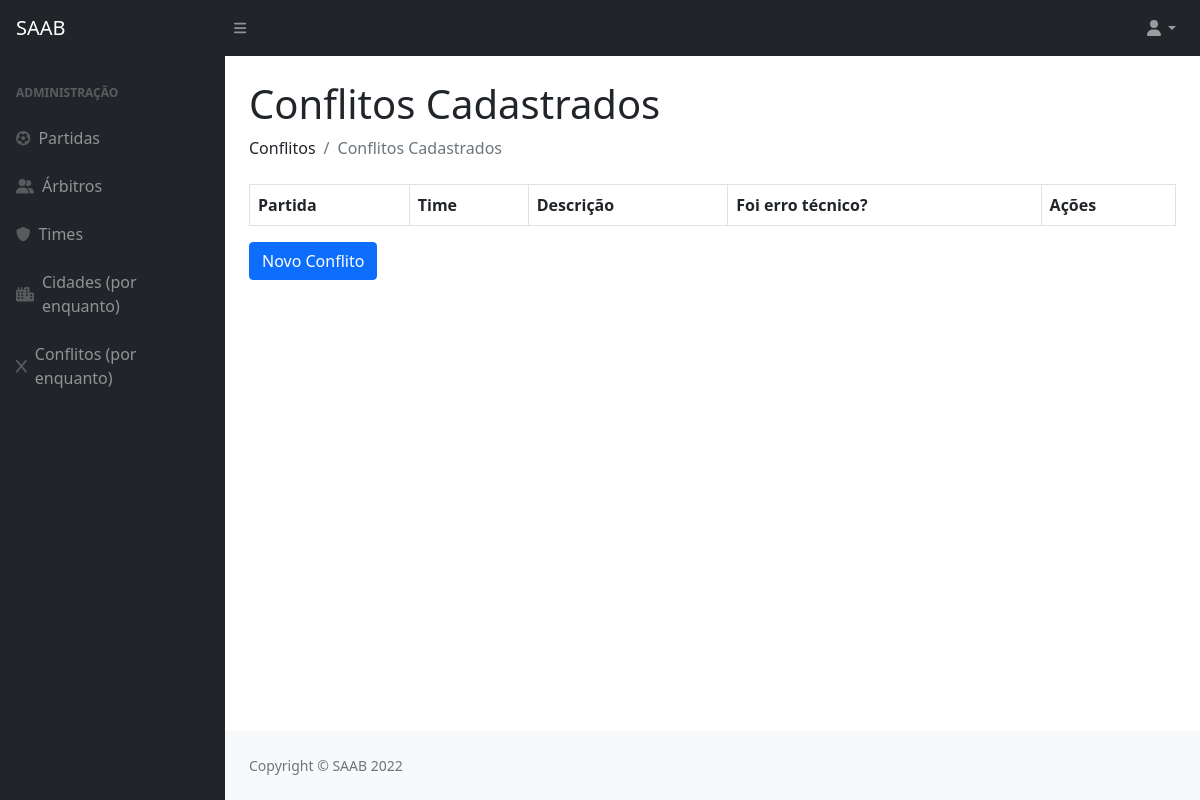
Before: /conflitos/ with the older database file.
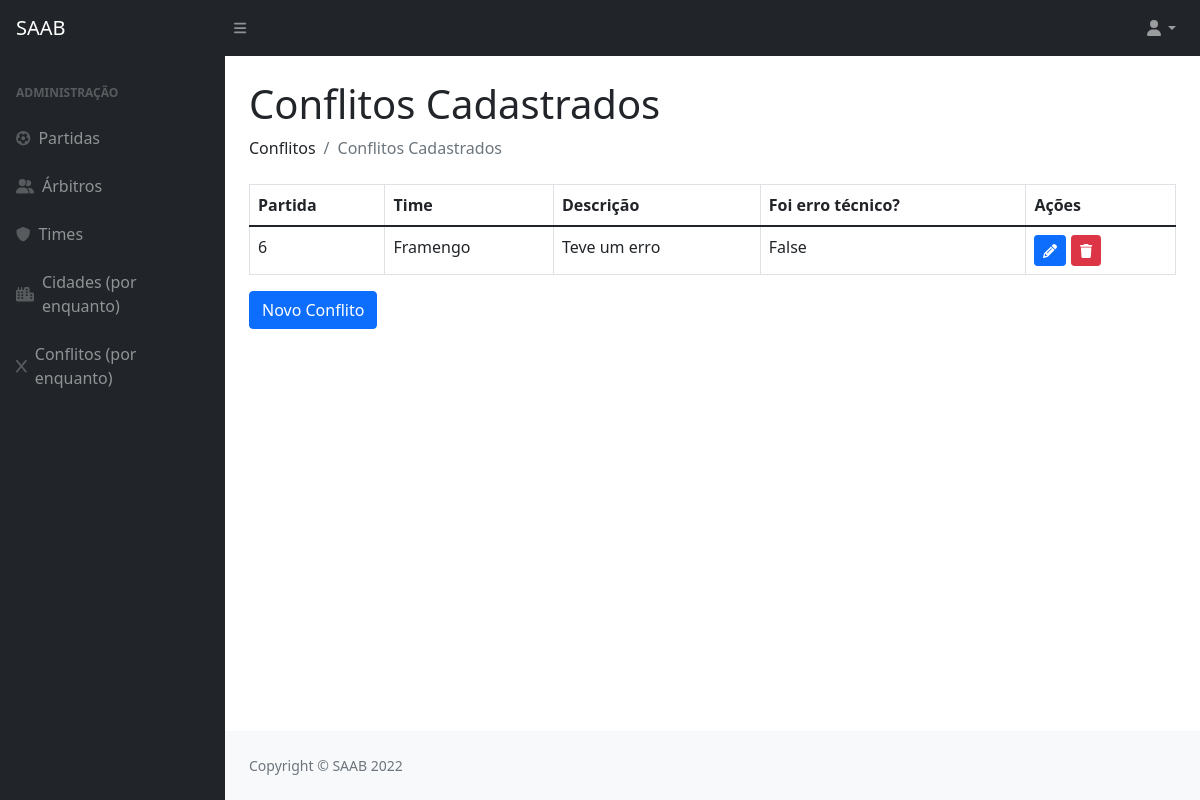
After: the same page with the newer database file.
### privado/models.py (models this page shows)
class Conflito(models.Model):
    codigo = models.AutoField(primary_key=True)
    partida = models.ForeignKey(Partida, on_delete=models.CASCADE)
    time = models.ForeignKey(Time, on_delete=models.CASCADE)
    descricao = models.TextField(max_length=260)
    errotecnico = models.BooleanField()

class Partida(models.Model):
    codigo = models.AutoField(primary_key=True)
    usuario = models.ForeignKey(Usuario, on_delete=models.CASCADE)
    arbitro = models.ForeignKey(Arbitro, on_delete=models.CASCADE)
    visitante  = models.ForeignKey(Time, on_delete=models.CASCADE, related_name='visitante')
    local  = models.ForeignKey(Time, on_delete=models.CASCADE, related_name='local')
    data = models.DateField()
    def __str__(self):
        return str(self.codigo)

class Time(models.Model):
    codigo = models.AutoField(primary_key=True)
    nome = models.CharField(max_length=100)
    cidade = models.ForeignKey(Cidade, on_delete=models.CASCADE)
    def __str__(self):
        return (self.nome)

### privado/views.py (the view)
# urls.py: path('conflitos/', conflitos , name="url_conflitos"),
def conflitos(request):
    conflito = Conflito.objects.all()
    parametros = {"conflito": conflito}
    return render(request, "SAAB/conflitos.html", parametros)

### privado/templates/SAAB/conflitos.html (shortened to what this page needs)
{% extends 'SAAB/layout.html' %}
{% block conteudo %}
{% load static %}
{% load crispy_forms_tags %}
<!DOCTYPE html>
<html lang="en">
    <head>
    </head>
    <body>
      <h1 class="mt-4">Conflitos Cadastrados</h1>
      <ol class="breadcrumb mb-4">
        <li class="breadcrumb-item">Conflitos</li>
        <li class="breadcrumb-item active">Conflitos Cadastrados</li>
      </ol>
      <table class="table table-bordered">
        <thead>
          <tr>
            <th>Partida</th>
            <th>Time</th>
            <th>Descrição</th>
            <th>Foi erro técnico?</th>
            <th>Ações</th>
          </tr>
        </thead>
        {% for i in conflito %}
        <tr>
          <td>{{ i.partida }}</td>
          <td>{{ i.time }}</td>
          <td>{{ i.descricao }}</td>
          <td>{{ i.errotecnico }}</td>
          <td>
            <a href="{% url 'url_updateConflito' i.codigo %}"><button class="btn btn-primary btn-sm"><i class="fas fa-pencil"></i></button></a>
            <a href="{% url 'url_deleteConflito' i.codigo %}"><button class="btn btn-danger btn-sm"><i class="fas fa-trash"></i></button></a>
          </td>
        </tr>
        {% endfor %}
      </table>
      <a href="{% url 'url_formConflito' %}"><button  class="btn btn-primary">Novo Conflito</button></a>
    </body>
  </html>
{% endblock %}

Changed rows visible on the page:
added Conflito: partida "6", time "Framengo", descricao "Teve um erro", errotecnico "False"
